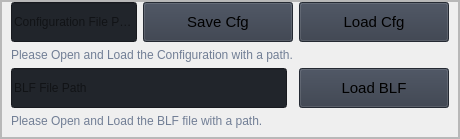
                   <widget class="QFrame" name="row_2">
                    <property name="frameShape">
                     <enum>QFrame::StyledPanel</enum>
                    </property>
                    <property name="frameShadow">
                     <enum>QFrame::Raised</enum>
                    </property>
                    <layout class="QVBoxLayout" name="verticalLayout_4">
                     <property name="spacing">
                      <number>0</number>
                     </property>
                     <property name="leftMargin">
                      <number>0</number>
                     </property>
                     <property name="topMargin">
                      <number>0</number>
                     </property>
                     <property name="rightMargin">
                      <number>0</number>
                     </property>
                     <property name="bottomMargin">
                      <number>0</number>
                     </property>
                     <item>
                      <widget class="QFrame" name="frame_div_content">
                       <property name="frameShape">
                        <enum>QFrame::StyledPanel</enum>
                       </property>
                       <property name="frameShadow">
                        <enum>QFrame::Raised</enum>
                       </property>
                       <layout class="QVBoxLayout" name="verticalLayout_5">
                        <property name="spacing">
                         <number>0</number>
                        </property>
                        <property name="leftMargin">
                         <number>0</number>
                        </property>
                        <property name="topMargin">
                         <number>0</number>
                        </property>
                        <property name="rightMargin">
                         <number>0</number>
                        </property>
                        <property name="bottomMargin">
                         <number>0</number>
                        </property>
                        <item>
                         <widget class="QFrame" name="frame_content_wid_2">
                          <property name="frameShape">
                           <enum>QFrame::NoFrame</enum>
                          </property>
                          <property name="frameShadow">
                           <enum>QFrame::Raised</enum>
                          </property>
                          <layout class="QVBoxLayout" name="verticalLayout">
                           <property name="leftMargin">
                            <number>9</number>
                           </property>
                           <property name="topMargin">
                            <number>0</number>
                           </property>
                           <property name="rightMargin">
                            <number>9</number>
                           </property>
                           <property name="bottomMargin">
                            <number>9</number>
                           </property>
                           <item>
                            <layout class="QGridLayout" name="gridLayout_3">
                             <item row="1" column="0" colspan="2">
                              <widget class="QLabel" name="label_path_descript_2">
                               <property name="styleSheet">
                                <string notr="true">color: rgb(113, 126, 149);</string>
                               </property>
                               <property name="lineWidth">
                                <number>1</number>
                               </property>
                               <property name="text">
                                <string>Please Open and Load the Configuration with a path.</string>
                               </property>
                               <property name="alignment">
                                <set>Qt::AlignLeading|Qt::AlignLeft|Qt::AlignVCenter</set>
                               </property>
                              </widget>
                             </item>
                             <item row="0" column="0">
                              <widget class="QLineEdit" name="line_cfg_path">
                               <property name="minimumSize">
                                <size>
                                 <width>0</width>
                                 <height>40</height>
                                </size>
                               </property>
                               <property name="styleSheet">
                                <string notr="true">background-color: rgb(33, 37, 43);</string>
                               </property>
                               <property name="text">
                                <string/>
                               </property>
                               <property name="placeholderText">
                                <string>Configuration File Path</string>
                               </property>
                              </widget>
                             </item>
                             <item row="0" column="1">
                              <widget class="QPushButton" name="btn_cfg_save">
                               <property name="sizePolicy">
                                <sizepolicy hsizetype="Preferred" vsizetype="Fixed">
                                 <horstretch>0</horstretch>
                                 <verstretch>0</verstretch>
                                </sizepolicy>
                               </property>
                               <property name="minimumSize">
                                <size>
                                 <width>150</width>
                                 <height>40</height>
                                </size>
                               </property>
                               <property name="font">
                                <font>
                                 <family>Segoe UI</family>
                                 <pointsize>11</pointsize>
                                 <weight>50</weight>
                                 <italic>false</italic>
                                 <bold>false</bold>
                                </font>
                               </property>
                               <property name="cursor">
                                <cursorShape>PointingHandCursor</cursorShape>
                               </property>
                               <property name="styleSheet">
                                <string notr="true">background-color: rgb(52, 59, 72);</string>
                               </property>
                               <property name="text">
                                <string>Save Cfg</string>
                               </property>
                               <property name="icon">
                                <iconset resource="resources.qrc">
                                 <normaloff>:/icons/icons/cil-save.png</normaloff>:/icons/icons/cil-save.png</iconset>
                               </property>
                              </widget>
                             </item>
                             <item row="0" column="2">
                              <widget class="QPushButton" name="btn_cfg_load">
                               <property name="sizePolicy">
                                <sizepolicy hsizetype="Preferred" vsizetype="Fixed">
                                 <horstretch>0</horstretch>
                                 <verstretch>0</verstretch>
                                </sizepolicy>
                               </property>
                               <property name="minimumSize">
                                <size>
                                 <width>150</width>
                                 <height>40</height>
                                </size>
                               </property>
                               <property name="font">
                                <font>
                                 <family>Segoe UI</family>
                                 <pointsize>11</pointsize>
                                 <weight>50</weight>
                                 <italic>false</italic>
                                 <bold>false</bold>
                                </font>
                               </property>
                               <property name="cursor">
                                <cursorShape>PointingHandCursor</cursorShape>
                               </property>
                               <property name="styleSheet">
                                <string notr="true">background-color: rgb(52, 59, 72);</string>
                               </property>
                               <property name="text">
                                <string>Load Cfg</string>
                               </property>
                               <property name="icon">
                                <iconset resource="resources.qrc">
                                 <normaloff>:/icons/icons/cil-folder-open.png</normaloff>:/icons/icons/cil-folder-open.png</iconset>
                               </property>
                              </widget>
                             </item>
                            </layout>
                           </item>
                           <item>
                            <layout class="QGridLayout" name="gridLayout_2">
                             <item row="1" column="0" colspan="2">
                              <widget class="QLabel" name="label_path_descript">
                               <property name="styleSheet">
                                <string notr="true">color: rgb(113, 126, 149);</string>
                               </property>
                               <property name="lineWidth">
                                <number>1</number>
                               </property>
                               <property name="text">
                                <string>Please Open and Load the BLF file with a path.</string>
                               </property>
                               <property name="alignment">
                                <set>Qt::AlignLeading|Qt::AlignLeft|Qt::AlignVCenter</set>
                               </property>
                              </widget>
                             </item>
                             <item row="0" column="0">
                              <widget class="QLineEdit" name="line_blf_path">
                               <property name="minimumSize">
                                <size>
                                 <width>0</width>
                                 <height>40</height>
                                </size>
                               </property>
                               <property name="styleSheet">
                                <string notr="true">background-color: rgb(33, 37, 43);</string>
                               </property>
                               <property name="text">
                                <string/>
                               </property>
                               <property name="placeholderText">
                                <string>BLF File Path</string>
                               </property>
                              </widget>
                             </item>
                             <item row="0" column="2">
                              <widget class="QPushButton" name="btn_blf_load">
                               <property name="sizePolicy">
                                <sizepolicy hsizetype="Preferred" vsizetype="Fixed">
                                 <horstretch>0</horstretch>
                                 <verstretch>0</verstretch>
                                </sizepolicy>
                               </property>
                               <property name="minimumSize">
                                <size>
                                 <width>150</width>
                                 <height>40</height>
                                </size>
                               </property>
                               <property name="font">
                                <font>
                                 <family>Segoe UI</family>
                                 <pointsize>11</pointsize>
                                 <weight>50</weight>
                                 <italic>false</italic>
                                 <bold>false</bold>
                                </font>
                               </property>
                               <property name="cursor">
                                <cursorShape>PointingHandCursor</cursorShape>
                               </property>
                               <property name="styleSheet">
                                <string notr="true">background-color: rgb(52, 59, 72);</string>
                               </property>
                               <property name="text">
                                <string>Load BLF</string>
                               </property>
                               <property name="icon">
                                <iconset resource="resources.qrc">
                                 <normaloff>:/icons/icons/cil-folder-open.png</normaloff>:/icons/icons/cil-folder-open.png</iconset>
                               </property>
                              </widget>
                             </item>
                            </layout>
                           </item>
                          </layout>
                         </widget>
                        </item>
                       </layout>
                      </widget>
                     </item>
                    </layout>
                   </widget>
